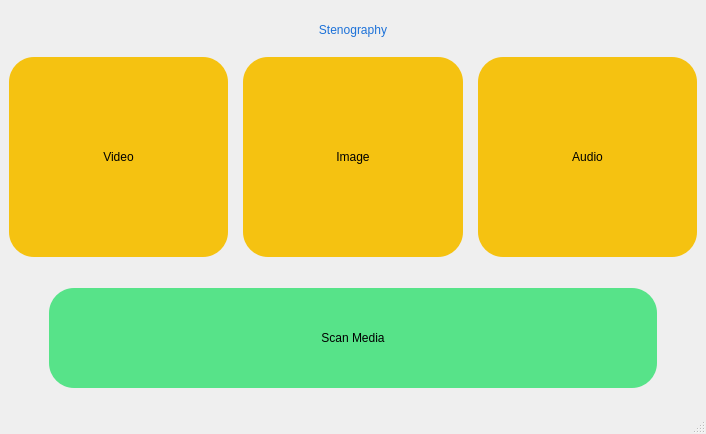
<?xml version="1.0" encoding="UTF-8"?>
<ui version="4.0">
 <class>MainWindow</class>
 <widget class="QMainWindow" name="MainWindow">
  <property name="geometry">
   <rect>
    <x>0</x>
    <y>0</y>
    <width>706</width>
    <height>434</height>
   </rect>
  </property>
  <property name="windowTitle">
   <string>MainWindow</string>
  </property>
  <property name="styleSheet">
   <string notr="true">QPushButton{
    background-color: rgb(245, 194, 17);
    border-radius: 25px;
    padding: 0px 10px;	
	font: 700 14pt &quot;Ubuntu&quot;;
}
QPushButton#scan_media{
 background-color:rgb(87, 227, 137);
	
}
#hedding{
	color:rgb(28, 113, 216);
	font: 800 24pt &quot;Ubuntu&quot;;
}</string>
  </property>
  <widget class="QWidget" name="centralwidget">
   <layout class="QGridLayout" name="gridLayout">
    <item row="0" column="0">
     <layout class="QVBoxLayout" name="verticalLayout" stretch="0,4,1">
      <property name="bottomMargin">
       <number>15</number>
      </property>
      <item>
       <layout class="QHBoxLayout" name="horizontalLayout">
        <item>
         <widget class="QLabel" name="hedding">
          <property name="layoutDirection">
           <enum>Qt::LeftToRight</enum>
          </property>
          <property name="text">
           <string>Stenography</string>
          </property>
          <property name="alignment">
           <set>Qt::AlignCenter</set>
          </property>
         </widget>
        </item>
       </layout>
      </item>
      <item>
       <layout class="QHBoxLayout" name="horizontalLayout_2">
        <property name="spacing">
         <number>15</number>
        </property>
        <item>
         <widget class="QPushButton" name="pushButton_2">
          <property name="minimumSize">
           <size>
            <width>50</width>
            <height>200</height>
           </size>
          </property>
          <property name="text">
           <string>Video</string>
          </property>
         </widget>
        </item>
        <item>
         <widget class="QPushButton" name="my_button">
          <property name="minimumSize">
           <size>
            <width>50</width>
            <height>200</height>
           </size>
          </property>
          <property name="styleSheet">
           <string notr="true"/>
          </property>
          <property name="text">
           <string>Image</string>
          </property>
         </widget>
        </item>
        <item>
         <widget class="QPushButton" name="pushButton_4">
          <property name="minimumSize">
           <size>
            <width>50</width>
            <height>200</height>
           </size>
          </property>
          <property name="text">
           <string>Audio</string>
          </property>
         </widget>
        </item>
       </layout>
      </item>
      <item>
       <layout class="QHBoxLayout" name="horizontalLayout_3">
        <property name="topMargin">
         <number>25</number>
        </property>
        <item>
         <spacer name="horizontalSpacer">
          <property name="orientation">
           <enum>Qt::Horizontal</enum>
          </property>
          <property name="sizeType">
           <enum>QSizePolicy::Minimum</enum>
          </property>
          <property name="sizeHint" stdset="0">
           <size>
            <width>40</width>
            <height>20</height>
           </size>
          </property>
         </spacer>
        </item>
        <item>
         <widget class="QPushButton" name="scan_media">
          <property name="minimumSize">
           <size>
            <width>0</width>
            <height>100</height>
           </size>
          </property>
          <property name="text">
           <string>Scan Media</string>
          </property>
         </widget>
        </item>
        <item>
         <spacer name="horizontalSpacer_2">
          <property name="orientation">
           <enum>Qt::Horizontal</enum>
          </property>
          <property name="sizeType">
           <enum>QSizePolicy::Minimum</enum>
          </property>
          <property name="sizeHint" stdset="0">
           <size>
            <width>40</width>
            <height>20</height>
           </size>
          </property>
         </spacer>
        </item>
       </layout>
      </item>
     </layout>
    </item>
   </layout>
  </widget>
  <widget class="QStatusBar" name="statusbar"/>
 </widget>
 <resources/>
 <connections/>
</ui>
